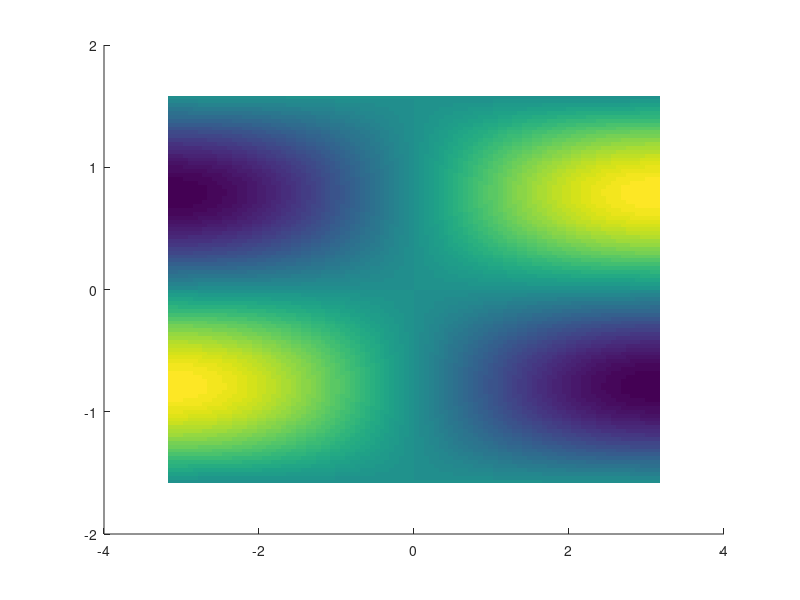

The MATLAB script that drew this image: (Note: this script raises an error after producing the figure.)
%%%%%%%%%%%%%%%%%%%%%%%%%%%%%%%%%%%%%%%%%%%%%%%%%%%%%%%%%%%%%%%%%%%%%%%%%%%
% 2nd demo to illustrate limitations of vecrast.m
%
% DKS 
% 2019-02-20
%
%
% Summary:
%   Example: image with colorbar
%%%%%%%%%%%%%%%%%%%%%%%%%%%%%%%%%%%%%%%%%%%%%%%%%%%%%%%%%%%%%%%%%%%%%%%%%%%

h=figure('Name','demo2');
hold on;

ax=gca;

az=linspace(-pi,pi,1e2);
el=linspace(-pi/2,pi/2,1e2);

[gaz,gel] = ndgrid(az,el);

f = @(th,phi) 10 * sin(th).*sin(phi);

F = f(gaz,gel);

I=imagesc(az,el,F);

ax.YDir='normal';
axis tight;
axis equal;
box on;
set(ax,'Layer','top');

cbar = colorbar();
cbar.Label.String='F';


% compare vecrasts --------------------------------------------------------
% vecrast.m
opt_stack={'top','bottom'};
for ii=1:numel(opt_stack)
    t_stack=opt_stack{ii};
    vecrast(h,strjoin({h.Name,t_stack},'_'),300,t_stack,'pdf');
end

% vecrast "improved"
myvecrast(h,h.Name,300,'pdf');